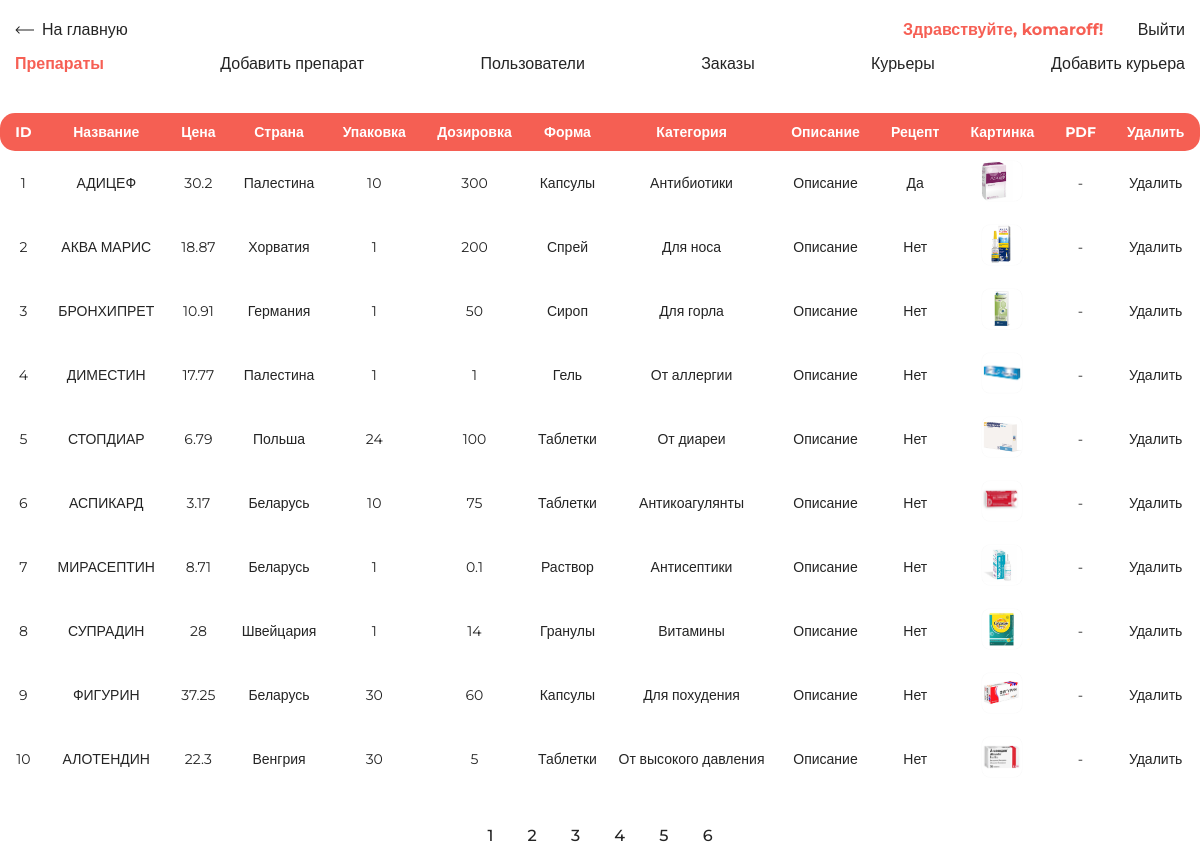
Page /panel/medicine.php (signed in) on the committed database.
### tables this page shows
CREATE TABLE `medicine` (
  `medicine_id` int(11) NOT NULL,
  `medicine_name` varchar(25) NOT NULL,
  `medicine_category` int(11) NOT NULL,
  `medicine_form` int(11) NOT NULL,
  `medicine_price` float NOT NULL,
  `medicine_pack` varchar(10) NOT NULL,
  `medicine_dosage` varchar(15) NOT NULL,
  `medicine_country` varchar(25) NOT NULL,
  `medicine_description` text NOT NULL,
  `medicine_is_recipe` int(1) NOT NULL
);

CREATE TABLE `medicine_forms` (
  `medicine_form_id` int(11) NOT NULL,
  `medicine_form_name` varchar(25) NOT NULL
);

CREATE TABLE `medicine_categories` (
  `medicine_category_id` int(11) NOT NULL,
  `medicine_category_name` varchar(50) NOT NULL
);

### function.php (called while the page is built, shortened)
<?php
function getMedicine($page) {
    $limit = 10;
    $os = $page*$limit;
    $pdo = getPdo();
    $query = $pdo->query(
        "SELECT `medicine`.`medicine_id`, `medicine`.`medicine_name`, `medicine`.`medicine_price`,
        `medicine`.`medicine_pack`, `medicine`.`medicine_dosage`, `medicine`.`medicine_country`,
        `medicine`.`medicine_description`, `medicine`.`medicine_is_recipe` ,
        `medicine_categories`.`medicine_category_name` AS `medicine_category`, `medicine_forms`.`medicine_form_name` AS `medicine_form`
        FROM `medicine`
        INNER JOIN `medicine_categories` ON `medicine`.`medicine_category` = `medicine_categories`.`medicine_category_id`
        INNER JOIN `medicine_forms` ON `medicine`.`medicine_form` = `medicine_forms`.`medicine_form_id`
        ORDER BY `medicine`.`medicine_id`
        LIMIT $limit OFFSET $os;"
    );
    return $query->fetchAll(PDO::FETCH_OBJ);
}
function addImageAndPdfInMedicine($array) {
    foreach ($array as $row) {
        $row->medicine_img = "../user_app/img/" . $row->medicine_id . ".jpg";
        if ( file_exists("../user_app/pdf/" . $row->medicine_id . ".pdf")) {
            $row->medicine_pdf = "../user_app/pdf/" . $row->medicine_id . ".pdf";
        }
        else $row->medicine_pdf = "";
    }
    return $array;
}
function getMedicineCount() {
    $pdo = getPdo();
    $query = $pdo->query(
        "SELECT COUNT(`medicine`.`medicine_id`) AS `medicine_count` FROM `medicine`;");
    return $query->fetchAll(PDO::FETCH_OBJ);
}

### panel/medicine.php (the view, shortened to what this page needs)
<?php
require '../function.php';
if ( isset($_SESSION['login'])) {
    $admin_login = $_SESSION['login'];
}
else {
    header('Location: login.php');
}
if ( empty($_GET['page'])) {
    $page = 0;
}
else {
    $page = $_GET['page'];
}
$medicine_count_array = getMedicineCount();
foreach ($medicine_count_array as $row) {
    $medicine_count = $row->medicine_count;
}
$pages = ceil($medicine_count/10);
$medicine_array = addImageAndPdfInMedicine(getMedicine($page));
?>
<!DOCTYPE html>
<html lang="ru" xmlns="http://www.w3.org/1999/html">
<head>
    <link href="../css/style.css" rel="stylesheet">
</head>
<body onload="myFunction()">
    <header class="header">
        <section class="container">
                <div class="header__inner">
                    <a class="nav__link" href="../"><img class="arrow-back__link" src="../img/back_arrow.svg" alt="back_arrow" width="19" height="8">На главную</a>
                    <nav class="main-navigation">
                        <a class="nav__link" href="#"><p class="nav-panel__link">Здравствуйте, <?php echo $admin_login; ?>!</p></a>
                        <a class="nav__link" href="../logout">Выйти</a>
                    </nav>
                </div>
                <div class="under-header__inner">
                    <a class="nav__link" href="medicine.php"><p class="nav-panel__link">Препараты</p></a>
                    <a class="nav__link" href="add_medicine.php">Добавить препарат</a>
                    <a class="nav__link" href="users.php">Пользователи</a>
                    <a class="nav__link" href="orders.php">Заказы</a>
                    <a class="nav__link" href="couriers.php">Курьеры</a>
                    <a class="nav__link" href="add_courier.php">Добавить курьера</a>
                </div>
        </section>
    </header>
    <main class="main animate-bottom" style="display:none;" id="content">
        <section class="output">
            <div class="output__container">
                <div class="output__inner">
                    <table class="output__table">
                        <tr>
                            <th>ID</th>
                            <th>Название</th>
                            <th>Цена</th>
                            <th>Страна</th>
                            <th>Упаковка</th>
                            <th>Дозировка</th>
                            <th>Форма</th>
                            <th>Категория</th>
                            <th>Описание</th>
                            <th>Рецепт</th>
                            <th>Картинка</th>
                            <th>PDF</th>
                            <th>Удалить</th>
                        </tr>
                        <?php foreach ($medicine_array as $row) { ?>
                         <tr>
                             <td><?php echo "$row->medicine_id"; ?></td>
                             <td><?php echo "$row->medicine_name"; ?></td>
                             <td><?php echo "$row->medicine_price"; ?></td>
                             <td><?php echo "$row->medicine_country"; ?></td>
                             <td><?php echo "$row->medicine_pack"; ?></td>
                             <td><?php echo "$row->medicine_dosage"; ?></td>
                             <td><?php echo "$row->medicine_form"; ?></td>
                             <td><?php echo "$row->medicine_category"; ?></td>
                             <td><a style="cursor:pointer;" title="<?php echo "$row->medicine_description"; ?>">Описание</a></td>
                             <?php if ( $row->medicine_is_recipe == 1) { ?>
                                 <td>Да</td>
                             <?php } else {?>
                                 <td>Нет</td>
                             <?php } ?>
                             <td><a href="<?php echo "$row->medicine_img";?>" target="_blank"><img class="output__img" src="<?php echo "$row->medicine_img";?>" width="40" height="40" alt="Картинка"></a></td>
                             <?php if ( file_exists($row->medicine_pdf)) { ?>
                               <td><a href="<?php echo "$row->medicine_pdf"; ?>" target="_blank">PDF-файл</a></td>
                             <?php } else {?>
                               <td>-</td>
                             <?php } ?>
                             <td><a href="remove_medicine.php?medicine_id=<?php echo $row->medicine_id?>">Удалить</a></td>
                         </tr>
                        <?php } ?>
                    </table>
                </div>
                <div class="page__list">
                    <ul>
                        <?php for ($i = 0; $i < $pages; $i++) { ?>
                        <li><a class="nav__link" href="medicine.php?page=<?php echo $i ?>"><?php echo $i+1 ?></a></li>
                        <?php } ?>
                    </ul>
                </div>
            </div>
        </section>
    </main>
</body>
</html>

### css/style.css (style rules this page uses)
body { margin: 0; font-family: 'Montserrat', sans-serif; font-size: 16px; color: #242424; }
*, *:after, *:before { box-sizing: border-box; }
.container { width: 100%; max-width: 1200px; margin: 0 auto; }
.header { padding-top: 20px; top: 0; left: 0; right: 0; }
.header__inner { display: flex; justify-content: space-between; align-items: center; }
.under-header__inner { margin-top: 15px; display: flex; justify-content: space-between; align-items: center; }
.nav__link { display: inline-block; vertical-align: top; margin: 0 15px 0 15px; position: relative; font-weight: 500; color: #242424; text-decoration: none; transition: color .2s linear; }
.nav-panel__link { margin: 0; vertical-align: top; font-weight: 700; color: rgba(244, 67, 54, 0.85); text-decoration: none; }
.nav__link:after { content: ""; display: block; width: 100%; height: 3px; border-radius: 5px; background-color: rgba(244, 67, 54, 0.85); opacity: 0; position: absolute; top: 100%; left: 0; z-index: 1; transition: 0.5s; }
.arrow-back__link { margin: 0 8px 1px 0; }
.output { margin: 0 auto; width: 100%; }
.output__inner { margin: auto; width: 100%; }
.output__container { width: 100%; max-width: 1350px; margin: 0 auto; }
.output__table { width: 100%; margin: 40px auto 30px auto; font-size: 14px; text-align: center; border-radius: 8px; border-spacing: 0; }
.output__table th { color: white; background-color: rgba(244, 67, 54, 0.85); padding: 10px 15px; }
.output__table td { padding: 10px; }
.output__table tr { -webkit-transition: 0.1s; transition: 0.1s; }
.output__table th:first-child { border-radius: 15px 0 0 15px; }
.output__table th:last-child { border-radius: 0 15px 15px 0; }
.output__table td:first-child { border-radius: 15px 0 0 15px; }
.output__table td:last-child { border-radius: 0 15px 15px 0; }
.output__table a { color: #242424; text-decoration: none; transition: color .2s ease-in-out; }
.output__img { border-radius: 8px; box-shadow: 0 0 1px rgba(0,0,0,0.1); transition: 0.5s; }
.animate-bottom { position: relative; -webkit-animation-name: animatebottom; -webkit-animation-duration: 1s; animation-name: animatebottom; animation-duration: 1s }
.page__list { display: flex; justify-content: center; }
.page__list ul { list-style: none; margin: 0; padding: 5px; }
.page__list li { display: inline; }

### rows in the picture
medicine: medicine_id "1", medicine_name "АДИЦЕФ", medicine_price "30.2", medicine_country "Палестина", medicine_pack "10", medicine_dosage "300", medicine_form.medicine_form_name "Капсулы", medicine_category.medicine_category_name "Антибиотики", medicine_is_recipe "Да", shows a picture
medicine: medicine_id "2", medicine_name "АКВА МАРИС", medicine_price "18.87", medicine_country "Хорватия", medicine_pack "1", medicine_dosage "200", medicine_form.medicine_form_name "Спрей", medicine_category.medicine_category_name "Для носа", medicine_is_recipe "Нет", shows a picture
medicine: medicine_id "3", medicine_name "БРОНХИПРЕТ", medicine_price "10.91", medicine_country "Германия", medicine_pack "1", medicine_dosage "50", medicine_form.medicine_form_name "Сироп", medicine_category.medicine_category_name "Для горла", medicine_is_recipe "Нет", shows a picture
medicine: medicine_id "4", medicine_name "ДИМЕСТИН", medicine_price "17.77", medicine_country "Палестина", medicine_pack "1", medicine_dosage "1", medicine_form.medicine_form_name "Гель", medicine_category.medicine_category_name "От аллергии", medicine_is_recipe "Нет", shows a picture
medicine: medicine_id "5", medicine_name "СТОПДИАР", medicine_price "6.79", medicine_country "Польша", medicine_pack "24", medicine_dosage "100", medicine_form.medicine_form_name "Таблетки", medicine_category.medicine_category_name "От диареи", medicine_is_recipe "Нет", shows a picture
medicine: medicine_id "6", medicine_name "АСПИКАРД", medicine_price "3.17", medicine_country "Беларусь", medicine_pack "10", medicine_dosage "75", medicine_form.medicine_form_name "Таблетки", medicine_category.medicine_category_name "Антикоагулянты", medicine_is_recipe "Нет", shows a picture
medicine: medicine_id "7", medicine_name "МИРАСЕПТИН", medicine_price "8.71", medicine_country "Беларусь", medicine_pack "1", medicine_dosage "0.1", medicine_form.medicine_form_name "Раствор", medicine_category.medicine_category_name "Антисептики", medicine_is_recipe "Нет", shows a picture
medicine: medicine_id "8", medicine_name "СУПРАДИН", medicine_price "28", medicine_country "Швейцария", medicine_pack "1", medicine_dosage "14", medicine_form.medicine_form_name "Гранулы", medicine_category.medicine_category_name "Витамины", medicine_is_recipe "Нет", shows a picture
medicine: medicine_id "9", medicine_name "ФИГУРИН", medicine_price "37.25", medicine_country "Беларусь", medicine_pack "30", medicine_dosage "60", medicine_form.medicine_form_name "Капсулы", medicine_category.medicine_category_name "Для похудения", medicine_is_recipe "Нет", shows a picture
medicine: medicine_id "10", medicine_name "АЛОТЕНДИН", medicine_price "22.3", medicine_country "Венгрия", medicine_pack "30", medicine_dosage "5", medicine_form.medicine_form_name "Таблетки", medicine_category.medicine_category_name "От высокого давления", medicine_is_recipe "Нет", shows a picture

### other values in the picture
$admin_login "komaroff"
